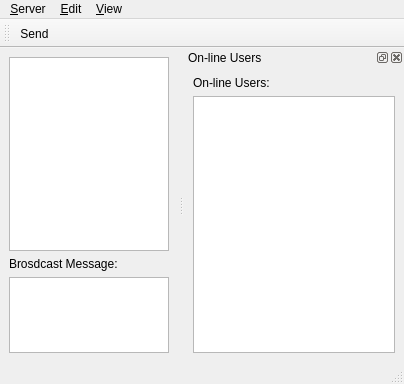
<?xml version="1.0" encoding="UTF-8"?>
<ui version="4.0">
 <class>MainWindow</class>
 <widget class="QMainWindow" name="MainWindow">
  <property name="geometry">
   <rect>
    <x>0</x>
    <y>0</y>
    <width>404</width>
    <height>384</height>
   </rect>
  </property>
  <property name="windowTitle">
   <string>MainWindow</string>
  </property>
  <widget class="QWidget" name="centralwidget">
   <layout class="QVBoxLayout" name="verticalLayout_2">
    <item>
     <widget class="QTextEdit" name="chat_area">
      <property name="readOnly">
       <bool>true</bool>
      </property>
     </widget>
    </item>
    <item>
     <widget class="QWidget" name="widget" native="true">
      <property name="maximumSize">
       <size>
        <width>16777215</width>
        <height>96</height>
       </size>
      </property>
      <layout class="QVBoxLayout" name="verticalLayout">
       <property name="margin">
        <number>0</number>
       </property>
       <item>
        <widget class="QLabel" name="label_message_to">
         <property name="text">
          <string>Brosdcast Message:</string>
         </property>
        </widget>
       </item>
       <item>
        <widget class="QTextEdit" name="textEdit_message_to_send"/>
       </item>
      </layout>
     </widget>
    </item>
   </layout>
  </widget>
  <widget class="QMenuBar" name="menubar">
   <property name="geometry">
    <rect>
     <x>0</x>
     <y>0</y>
     <width>404</width>
     <height>27</height>
    </rect>
   </property>
   <widget class="QMenu" name="menu_server">
    <property name="title">
     <string>&amp;Server</string>
    </property>
    <addaction name="action_change_server"/>
    <addaction name="action_logout"/>
   </widget>
   <widget class="QMenu" name="menu_edit">
    <property name="title">
     <string>&amp;Edit</string>
    </property>
    <addaction name="action_press_enter_to_send_message"/>
    <addaction name="action_settings"/>
    <addaction name="action_use_html_for_sending_messages"/>
   </widget>
   <widget class="QMenu" name="menu_View">
    <property name="title">
     <string>&amp;View</string>
    </property>
    <addaction name="action_show_online_users"/>
   </widget>
   <addaction name="menu_server"/>
   <addaction name="menu_edit"/>
   <addaction name="menu_View"/>
  </widget>
  <widget class="QStatusBar" name="statusbar"/>
  <widget class="QDockWidget" name="dockWidget_online_list">
   <property name="minimumSize">
    <size>
     <width>108</width>
     <height>152</height>
    </size>
   </property>
   <property name="maximumSize">
    <size>
     <width>220</width>
     <height>524287</height>
    </size>
   </property>
   <property name="windowTitle">
    <string>On-line Users</string>
   </property>
   <attribute name="dockWidgetArea">
    <number>2</number>
   </attribute>
   <widget class="QWidget" name="dockWidgetContents">
    <layout class="QVBoxLayout" name="verticalLayout_3">
     <item>
      <widget class="QLabel" name="label_on_users">
       <property name="text">
        <string>On-line Users:</string>
       </property>
      </widget>
     </item>
     <item>
      <widget class="QListWidget" name="listWidget_online_users"/>
     </item>
    </layout>
   </widget>
  </widget>
  <widget class="QToolBar" name="tool_bar">
   <property name="windowTitle">
    <string>Tool Bar</string>
   </property>
   <attribute name="toolBarArea">
    <enum>TopToolBarArea</enum>
   </attribute>
   <attribute name="toolBarBreak">
    <bool>false</bool>
   </attribute>
   <addaction name="action_send"/>
  </widget>
  <action name="action_press_enter_to_send_message">
   <property name="checkable">
    <bool>true</bool>
   </property>
   <property name="text">
    <string>Press &amp;Enter to send message</string>
   </property>
  </action>
  <action name="action_settings">
   <property name="text">
    <string>&amp;Settings ...</string>
   </property>
  </action>
  <action name="action_change_server">
   <property name="text">
    <string>&amp;Change server</string>
   </property>
  </action>
  <action name="action_logout">
   <property name="text">
    <string>&amp;Logout</string>
   </property>
  </action>
  <action name="action_send">
   <property name="text">
    <string>&amp;Send</string>
   </property>
   <property name="toolTip">
    <string>Send your message</string>
   </property>
  </action>
  <action name="action_show_online_users">
   <property name="checkable">
    <bool>true</bool>
   </property>
   <property name="text">
    <string>Show On-line Users</string>
   </property>
  </action>
  <action name="action_use_html_for_sending_messages">
   <property name="checkable">
    <bool>true</bool>
   </property>
   <property name="text">
    <string>Send message in HTML format</string>
   </property>
  </action>
 </widget>
 <resources/>
 <connections>
  <connection>
   <sender>action_press_enter_to_send_message</sender>
   <signal>triggered(bool)</signal>
   <receiver>MainWindow</receiver>
   <slot>set_send_message_on_enter(bool)</slot>
   <hints>
    <hint type="sourcelabel">
     <x>-1</x>
     <y>-1</y>
    </hint>
    <hint type="destinationlabel">
     <x>201</x>
     <y>191</y>
    </hint>
   </hints>
  </connection>
  <connection>
   <sender>action_settings</sender>
   <signal>triggered()</signal>
   <receiver>MainWindow</receiver>
   <slot>settings()</slot>
   <hints>
    <hint type="sourcelabel">
     <x>-1</x>
     <y>-1</y>
    </hint>
    <hint type="destinationlabel">
     <x>201</x>
     <y>191</y>
    </hint>
   </hints>
  </connection>
  <connection>
   <sender>action_send</sender>
   <signal>triggered()</signal>
   <receiver>MainWindow</receiver>
   <slot>send_message()</slot>
   <hints>
    <hint type="sourcelabel">
     <x>-1</x>
     <y>-1</y>
    </hint>
    <hint type="destinationlabel">
     <x>201</x>
     <y>191</y>
    </hint>
   </hints>
  </connection>
  <connection>
   <sender>action_show_online_users</sender>
   <signal>triggered(bool)</signal>
   <receiver>dockWidget_online_list</receiver>
   <slot>setVisible(bool)</slot>
   <hints>
    <hint type="sourcelabel">
     <x>-1</x>
     <y>-1</y>
    </hint>
    <hint type="destinationlabel">
     <x>293</x>
     <y>207</y>
    </hint>
   </hints>
  </connection>
  <connection>
   <sender>action_change_server</sender>
   <signal>triggered()</signal>
   <receiver>MainWindow</receiver>
   <slot>change_server()</slot>
   <hints>
    <hint type="sourcelabel">
     <x>-1</x>
     <y>-1</y>
    </hint>
    <hint type="destinationlabel">
     <x>201</x>
     <y>191</y>
    </hint>
   </hints>
  </connection>
  <connection>
   <sender>action_logout</sender>
   <signal>triggered()</signal>
   <receiver>MainWindow</receiver>
   <slot>close()</slot>
   <hints>
    <hint type="sourcelabel">
     <x>-1</x>
     <y>-1</y>
    </hint>
    <hint type="destinationlabel">
     <x>201</x>
     <y>191</y>
    </hint>
   </hints>
  </connection>
  <connection>
   <sender>action_use_html_for_sending_messages</sender>
   <signal>triggered(bool)</signal>
   <receiver>MainWindow</receiver>
   <slot>set_use_html(bool)</slot>
   <hints>
    <hint type="sourcelabel">
     <x>-1</x>
     <y>-1</y>
    </hint>
    <hint type="destinationlabel">
     <x>201</x>
     <y>191</y>
    </hint>
   </hints>
  </connection>
 </connections>
 <slots>
  <slot>set_send_message_on_enter(bool)</slot>
  <slot>settings()</slot>
  <slot>send_message()</slot>
  <slot>change_server()</slot>
  <slot>set_use_html(bool)</slot>
 </slots>
</ui>
